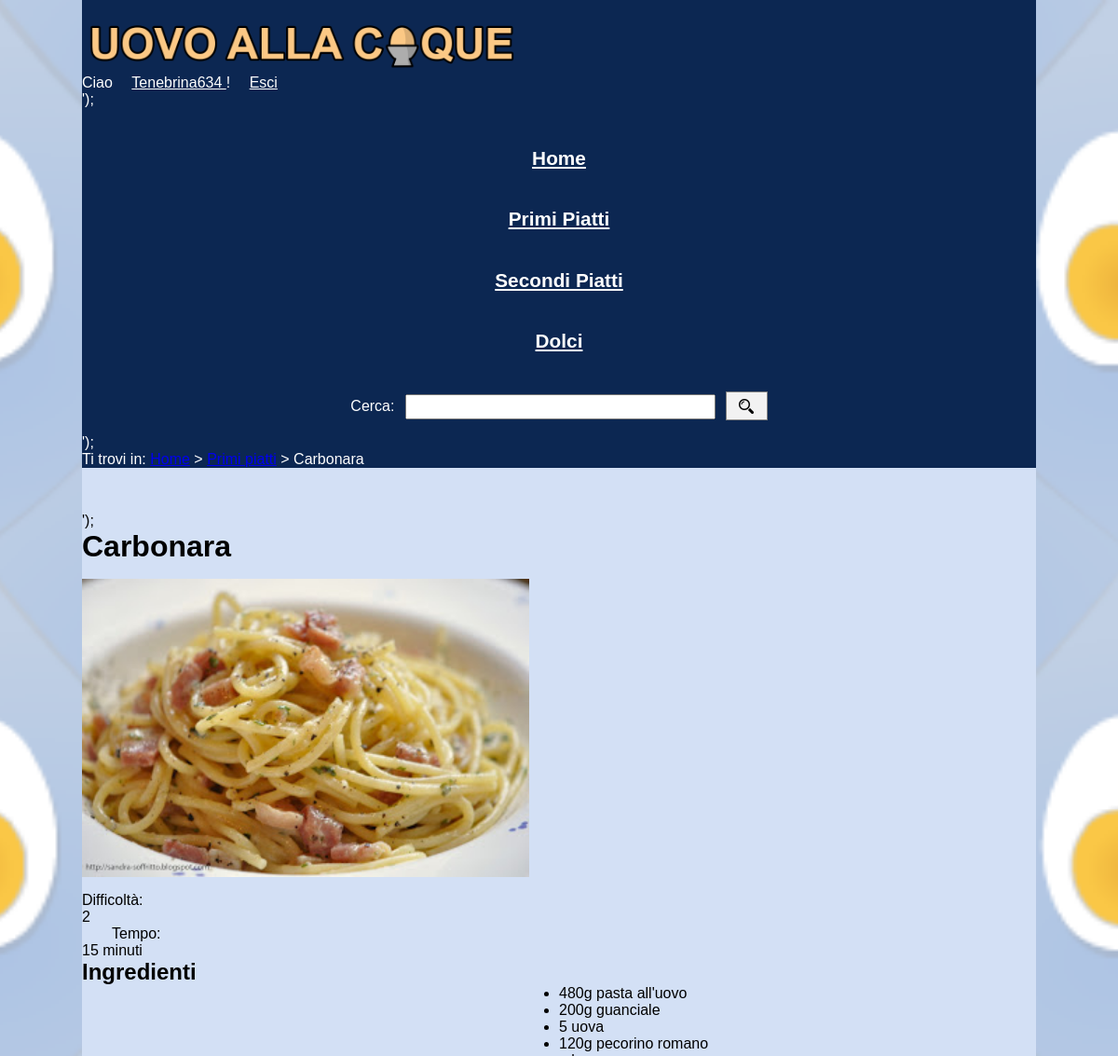
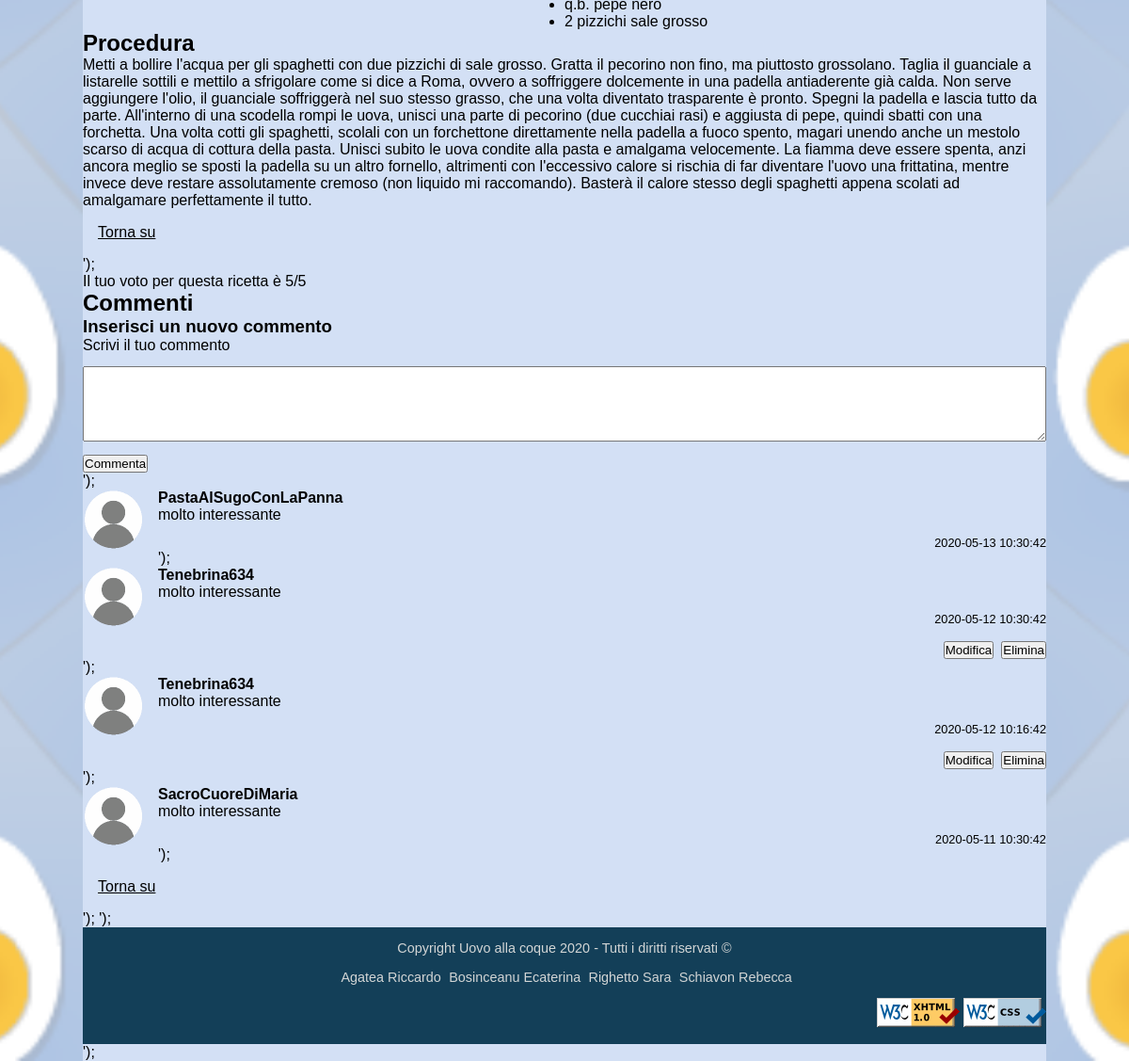
/php/ricetta.php?id=1&pagina=1 (signed in), run on the app's committed database (2 pictures, top to bottom).
### tables this page shows
CREATE TABLE ricette (
  id INT AUTO_INCREMENT,
  nome VARCHAR(65) NOT NULL,
  difficolta TINYINT UNSIGNED NOT NULL,
  tempo SMALLINT UNSIGNED NOT NULL,
   
  img VARCHAR(256) NOT NULL DEFAULT "<rootFolder />/img/ricette/default.png",
  portata TINYINT UNSIGNED NOT NULL,
  ingredienti TEXT NOT NULL,
  procedimento TEXT NOT NULL,
  descript VARCHAR(256) NOT NULL,
  keywords VARCHAR(256) NOT NULL,
  author VARCHAR(256) NOT NULL,
  PRIMARY KEY (id),
  UNIQUE (nome)
);

CREATE TABLE voti (
  utente INT,
  ricetta INT,
  voto TINYINT UNSIGNED NOT NULL,
  PRIMARY KEY (utente, ricetta),
  FOREIGN KEY (utente) REFERENCES utenti (id) ON DELETE CASCADE ON UPDATE CASCADE,
  FOREIGN KEY (ricetta) REFERENCES ricette (id) ON DELETE CASCADE ON UPDATE CASCADE
);

CREATE TABLE commenti (
  id INT AUTO_INCREMENT,
  utente INT,
  ricetta INT,
  contenuto VARCHAR(256) NOT NULL,
  dataeora DATETIME,
  modificato BOOLEAN DEFAULT FALSE,
  PRIMARY KEY (id),
  FOREIGN KEY (utente) REFERENCES utenti (id) ON DELETE CASCADE ON UPDATE CASCADE,
  FOREIGN KEY (ricetta) REFERENCES ricette (id) ON DELETE CASCADE ON UPDATE CASCADE
);

CREATE TABLE utenti (
  id INT AUTO_INCREMENT,
   
  img VARCHAR(256),
  email VARCHAR(50) NOT NULL,
  passw VARCHAR(256) NOT NULL,
  nickname VARCHAR(30) NOT NULL,
  ad BOOLEAN DEFAULT FALSE,
  PRIMARY KEY (id),
  UNIQUE (email),
  UNIQUE (nickname)
);

### php/user.php (called while the page is built, shortened)
<?php
require_once __DIR__ . "/db-connection.php";
class User
{
    private $id;
    private $nickname;
    public function getId()
    {
        return $this->id;
    }
    public function getNickname()
    {
        return $this->nickname;
    }
}

### php/db-connection.php (called while the page is built, shortened)
<?php
class DBConnection
{
    private $host = "localhost";
    private $username;
    private $password;
    private $connection;
    public function __construct()
    {
        $this->username = str_replace("\n", "", file_get_contents(__DIR__ . "/username.txt"));
        $this->password = str_replace("\n", "", file_get_contents(__DIR__ . "/pwd_db-1920.txt"));
    }
    public function connectTo(string $database)
    {
        $this->connection = new mysqli($this->host, $this->username, $this->password, $database);
    }
    public function query($query)
    {
        return $this->connection->query($query);
    }
}

### php/conversioni.php (called while the page is built, shortened)
<?php
function inserimentoLingua($testo)
    {
        return $testo;
    }
    function rimozioneLingua($testo)
    {
        return $testo;
    }

### php/ricetta.php (the view, shortened to what this page needs)
<?php
require_once "./template-handler.php";
require_once __DIR__ . "/db-connection.php";
require_once __DIR__ . "/user.php";
require_once __DIR__ . "/conversioni.php";
$login = "";
if (key_exists("logged", $_SESSION) && $_SESSION["logged"]) {
    $login .= file_get_contents(__DIR__ . "/components/personal-login.php");
    $login = str_replace("<nomeUtentePlaceholder />", $_SESSION["user"]->getNickname(), $login);
} else {
    $login .= file_get_contents(__DIR__ . "/components/default-login.php");
}
$content = file_get_contents(__DIR__ . "/components/ricetta-content.php");
$connection = new DBConnection();
$id = $_GET["id"];
$result = $connection->query("SELECT * FROM ricette WHERE id={$_GET["id"]}")->fetch_assoc();
if (!$result) {
    $connection->disconnect();
    header("Location: ../404.php");
    exit;
} else {
    $nome = inserimentoLingua($result["nome"]);
    $imgAlt = "immagine di " . rimozioneLingua($result["nome"]);
    $portata = $result["portata"];
    $difficolta = $result["difficolta"];
    $tempo = $result["tempo"];
    $img = $result["img"];
    $ingredienti = inserimentoLingua($result["ingredienti"]);
    $procedimento = inserimentoLingua($result["procedimento"]);
    $portate = [
        "Primi piatti",
        "Secondi piatti",
        "Dessert",
    ];
    $percorsoBread = "<a href=\"<rootFolder />/index.php\">Home</a> &gt; <a href=\"<rootFolder />/php/elenco.php?id=$portata\">{$portate[$portata - 1]}</a> &gt; $nome";
    $listaIngredienti = "";
    foreach (explode(",", $ingredienti) as $ing) {
        $listaIngredienti .= "<li>$ing</li>";
    }
    $commenti = "";
    $tastiVoto = "<p><a href=\"<rootFolder />/php/login.php\">Accedi</a> o <a href=\"<rootFolder />/php/signup.php\">registrati</a> per votare questa ricetta.</p>";
    if (key_exists("logged", $_SESSION) && $_SESSION["logged"]) {
        $queryVoto = $connection->query("SELECT voto FROM voti WHERE voti.utente={$_SESSION["user"]->getId()} AND voti.ricetta=$id");
        if($queryVoto && $queryVoto->num_rows!=0) {
            $row = $queryVoto->fetch_assoc()["voto"];
            $tastiVoto ="<p>Il tuo voto per questa ricetta &egrave; " . strval($row) ."/5</p>";
        }
        $pagina = intval($_GET["pagina"]);
        $num = 10;
        $min = ($pagina - 1) * $num;
        $corrente = $_GET["pagina"];
        if (!key_exists("idcommento", $_GET)) {
            $nuovoCommento = file_get_contents(__DIR__ . "/components/inserimento-commento.php");
            $nuovoCommento = str_replace("<ricettaPlaceholder />", $_GET["id"], $nuovoCommento);
            $commenti .= $nuovoCommento;
        }
        $resultCommenti = $connection->query("SELECT commenti.modificato AS edited, commenti.id AS id, utenti.id AS idutente, utenti.img AS img, utenti.nickname AS nick, commenti.contenuto AS testo, commenti.dataeora AS dataora FROM commenti, utenti WHERE commenti.ricetta={$_GET["id"]} and utenti.id=commenti.utente ORDER BY dataora DESC LIMIT $min, $num");
        $totPagine = ceil($connection->query("SELECT COUNT(*) FROM commenti WHERE commenti.ricetta={$_GET["id"]}")->fetch_row()[0] / $num);
        if ($resultCommenti) {
            $commenti .= "<ul class=\"commenti\">";
            while ($row = $resultCommenti->fetch_assoc()) {
                $immagine = $row['img'];
                $nickname = $row['nick'];
                $testo = $row['testo'];
                $dataora = $row['dataora'];
                $idUtente = $row['idutente'];
                $idcommento = $row['id'];
                $edited = "";
                $commentiContent = file_get_contents(__DIR__ . "/components/commento-content.php");
                $commentiContent = str_replace("<immagineUtentePlaceholder />", $immagine, $commentiContent);
                $commentiContent = str_replace("<nomeUtentePlaceholder />", $nickname, $commentiContent);
                $commentiContent = str_replace("<testoCommentoPlaceholder />", $testo, $commentiContent);
                $commentiContent = str_replace("<dataOraCommentoPlaceholder />", $dataora, $commentiContent);
                $commentiContent = str_replace("<editedPlaceholder />", $edited, $commentiContent);
                if ($idUtente == $_SESSION['user']->getId()) {
                    $commentiContent = str_replace("<modificaCommentoPlaceholder />", "<form method=\"post\" action=\"<rootFolder />/php/setup-modifica-commento.php?ricetta={$_GET["id"]}&amp;idcommento=$idcommento&amp;pagina=$corrente\"><fieldset class=\"fieldset-noborder\"><input type=\"submit\" value=\"Modifica\"/></fieldset></form>", $commentiContent);
                    $commentiContent = str_replace("<eliminaCommentoPlaceholder />", "<form method=\"post\" action=\"<rootFolder />/php/handle-elimina-commento.php?ricetta={$_GET["id"]}&amp;idcommento=$idcommento\"><fieldset class=\"fieldset-noborder\"><input type=\"submit\" value=\"Elimina\"/></fieldset></form>", $commentiContent);
                } else {
                    $commentiContent = str_replace("<modificaCommentoPlaceholder />", "", $commentiContent);
                    $commentiContent = str_replace("<eliminaCommentoPlaceholder />", "", $commentiContent);
                }
                $commenti .= "<li>" . $commentiContent . "</li>";
            }
            $commenti .= "</ul>";
            $commenti .= getPaginazione($corrente, $totPagine, $id);
        } else {
            if($corrente != 1) {
                $commenti .= "<p>Sei andato troppo avanti! Non ci sono commenti qui.</p>";
            }
            else
            $commenti .= "<p>Scrivi il primo commento per questa ricetta!</p>";
        }
    } else {
        $commenti .= "<p>Per visualizzare e inserire i commenti, <a href=\"<rootFolder />/php/login.php\">accedi</a> o <a href=\"<rootFolder />/php/signup.php\">registrati</a>.</p>";
    }
    $content = str_replace("<nomeRicettaPlaceholder />", $nome, $content);
    $content = str_replace("<imgAltPlaceholder />", $imgAlt, $content);
    $content = str_replace("<imgSrcPlaceholder />", $img, $content);
    $content = str_replace("<difficoltàPlaceholder />", $difficolta, $content);
    $content = str_replace("<tempoPlaceholder />", "$tempo minuti", $content);
    $content = str_replace("<ingredientiPlaceholder />", $listaIngredienti, $content);
    $content = str_replace("<proceduraPlaceholder />", $procedimento, $content);
    $content = str_replace("<commentiPlaceholder />", $commenti, $content);
    $content = str_replace("<votoPlaceholder />", $tastiVoto, $content);
}
if(key_exists("logged", $_SESSION) && $_SESSION["logged"] && $_SESSION["user"]->getAdmin()){
    $nrPagina = $_GET['pagina'];
    $editPath = "<rootFolder />/php/edit-ricetta.php?id=$id&amp;pagina=$nrPagina";
    $content = str_replace("<editPlaceholder />", "<a id=\"link-modifica-ricetta\" href=\"$editPath\"> Modifica la ricetta </a> ", $content);
    $content = str_replace("<removePlaceholder />", "<a id=\"link-elimina-ricetta\" href=\"<rootFolder />/php/handle-rimuovi-ricetta.php?removeId=$id&amp;portata=$portata\"> Elimina la ricetta </a> ", $content);
} else {
    $content = str_replace("<editPlaceholder />", "", $content);
    $content = str_replace("<removePlaceholder />", "", $content);
}
function getPaginazione($corrente, $totPagine, $id)
{
    if ($totPagine == 1) {
        $out = "";
    }
    return $out;
}

### php/template-handler.php (shortened to what this page needs)
<?php
class TemplateHandler
{
    private $page;
    private $root;
    public function __construct(string $root, string $standard)
    {
        $this->root = $root;
        $this->page = file_get_contents(__DIR__ . "/components/" . $standard . "-template.php");
    }
    public function setTitle(string $title)
    {
        $this->page = str_replace("<titlePlaceholder />", $title, $this->page);
    }
    public function setDescription(string $description)
    {
        $this->page = str_replace("<descriptionPlaceholder />", $description, $this->page);
    }
    public function setAuthor(string $author)
    {
        $this->page = str_replace("<authorPlaceholder />", $author, $this->page);
    }
    public function setOtherMeta(string $tags)
    {
        $this->page = str_replace("<metaPlaceholder />", $tags, $this->page);
    }
    public function setLogin(string $loginSnippet)
    {
        $this->page = str_replace("<loginPlaceholder />", $loginSnippet, $this->page);
    }
    public function setNav(string $navSnippet)
    {
        $this->page = str_replace("<navPlaceholder />", $navSnippet, $this->page);
    }
    public function setBreadcrumb(string $breadcrumbSnippet)
    {
        $this->page = str_replace("<breadcrumbPlaceholder />", $breadcrumbSnippet, $this->page);
    }
    public function setContent(string $contentSnippet)
    {
        $this->page = str_replace("<contentPlaceholder />", $contentSnippet, $this->page);
    }
    public function setBackToTop(string $backToTopSnippet)
    {
        $this->page = str_replace("<backToTopPlaceholder />", $backToTopSnippet, $this->page);
    }
    public function setFooter(string $footerSnippet)
    {
        $this->page = str_replace("<footerPlaceholder />", $footerSnippet, $this->page);
    }
    public function send()
    {
        echo $this->page;
    }
    private function done()
    {
        $this->page = str_replace("<rootFolder />", $this->root, $this->page);
    }
}

### styles/screen.css (style rules this page uses)
* { padding: 0em; margin: 0em; }
html, body { max-width: 1024px; margin: 0em auto; padding: 0em 0em; }
html { background-image: url("../img/sfondo/sfondo.png"); background-position: center; background-repeat: no-repeat; background-size: cover; background-attachment:fixed; }
body { background-color: rgb(211, 224, 245); font-family: Verdana, Geneva, Tahoma, sans-serif; width: 100%; display: flex; flex-direction: column; justify-content: space-between; }
.fieldset-noborder { border: none; }
#footer { width: 100%; display: flex; flex-wrap: wrap; flex-direction: column; justify-content: center; background-color: #133F58; color: #D2D5D5; font-size: 0.9em; padding-top:1em; padding-bottom:1em; }
.messaggio-footer, #nomi-contatti { margin-bottom: 1em; text-align: center; }
#nomi-contatti li { display: inline; margin-left:0.3em; }
#immagine-footer li { display: inline; }
#immagine-footer { align-self: flex-end; }
ul { list-style-type: none; }
.elemento-menu { text-align: center; display: block; margin:2em; font-size: 1.3em; font-weight: bolder; }
.elemento-menu a { display: block; font-size: 1em; color: white; }
#immagine-logo { height: 4em; align-items: center; }
#barra-ricerca { text-align: center; color: white; margin-bottom: 1em; }
.barra-cerca { width: 25em; height: 2em; }
#immagine-lente { background-color: rgb(242, 242, 242); width: 1.2em; height: 1.2em; border-style: solid; border-color: gray; border-width: 0.01em; padding: 0.5em 1em 0.5em 1em; margin-bottom: -0.75em; }
#messaggio-utente-nome, #messaggio-utente-esci { margin-left:1em; color: white; }
#messaggio-utente-nome { word-break: break-all; max-width: 12em; }
#form-barra-ricerca { display: flex; justify-content: center; }
#form-barra-ricerca input { margin-left: 0.5em; }
#header { color:white; margin-bottom: 3em; padding-top: 1em; background-color: #0c2752; }
.torna-su-link { color: black; margin: 1em; }
ul li input { display: block; margin: 0 auto 0 auto; }
.immagine-ricetta { width: 30em; height: 20em; object-fit: cover; float: left; margin-right: 2em; margin-bottom: 1em; margin-top: 1em; }
.ingredienti { list-style-type: disc; margin-left: 32em; }
#ricetta-tempo { margin-left: 2em; }
#ricetta-procedura { clear: left; }
.commento-immagine { width: 4em; float: left; margin-right: 1em; }
.commento-dataora { font-size: 0.8em; margin-top: 1em; text-align: right; }
#scrivi-commento, #modifica-commento { width: 100%; height: 6em; margin-top: 1em; margin-bottom: 1em; }
.tasti-commento { display: flex; flex-direction: row; align-items: center; justify-content: flex-end; }
.tasti-commento form { margin-top: 1em; margin-left: 0.5em; }

### styles/print.css (style rules this page uses)
a:link:after, a:visited:after { content: " [www.uovaallacoque.it" attr(href) "] "; font-size:90%; }
#immagine-logo { height: 4em; }
.chiudi-nav, .apri-nav, .nav, .elenco-immagine, .torna-su-link, #footer, .paginazione, .immagine-ricetta, #link-modifica-ricetta, #link-elimina-ricetta, #sezione-commenti, #inserimento-commento, .print-hide { display: none; }

### data on the page
ricette: nome "Carbonara", nome "Carbonara Difficoltà: 2 Tempo: 15 minuti Ingredienti Procedura Metti a bollire l'acqua per gli spaghetti con due pizzichi di sale grosso. Gratta il pecorino non fino, ma piuttosto grossolano. Taglia il guanciale a listarelle sottili e mettilo a sfrigolare come si dice a Roma, ovvero a soffriggere dolcemente in una padella antiaderente già calda. Non serve aggiungere l'olio, il guanciale soffriggerà nel suo stesso grasso, che una volta diventato trasparente è pronto. Spegni la padella e lascia tutto da parte. All'interno di una scodella rompi le uova, unisci una parte di pecorino (due cucchiai rasi) e aggiusta di pepe, quindi sbatti con una forchetta. Una volta cotti gli spaghetti, scolali…", nome (picture), ingredienti "480g pasta all'uovo", ingredienti "200g guanciale", ingredienti "5 uova", ingredienti "120g pecorino romano", ingredienti "q.b. pepe nero", ingredienti "2 pizzichi sale grosso"
voti: voto "5"
commenti: utente.img (picture), utente.img "PastaAlSugoConLaPanna molto interessante 2020-05-13 10:30:42 ');"
commenti: utente.img (picture)
commenti: utente.img (picture)
commenti: utente.img (picture), utente.img "SacroCuoreDiMaria molto interessante 2020-05-11 10:30:42 ');"
